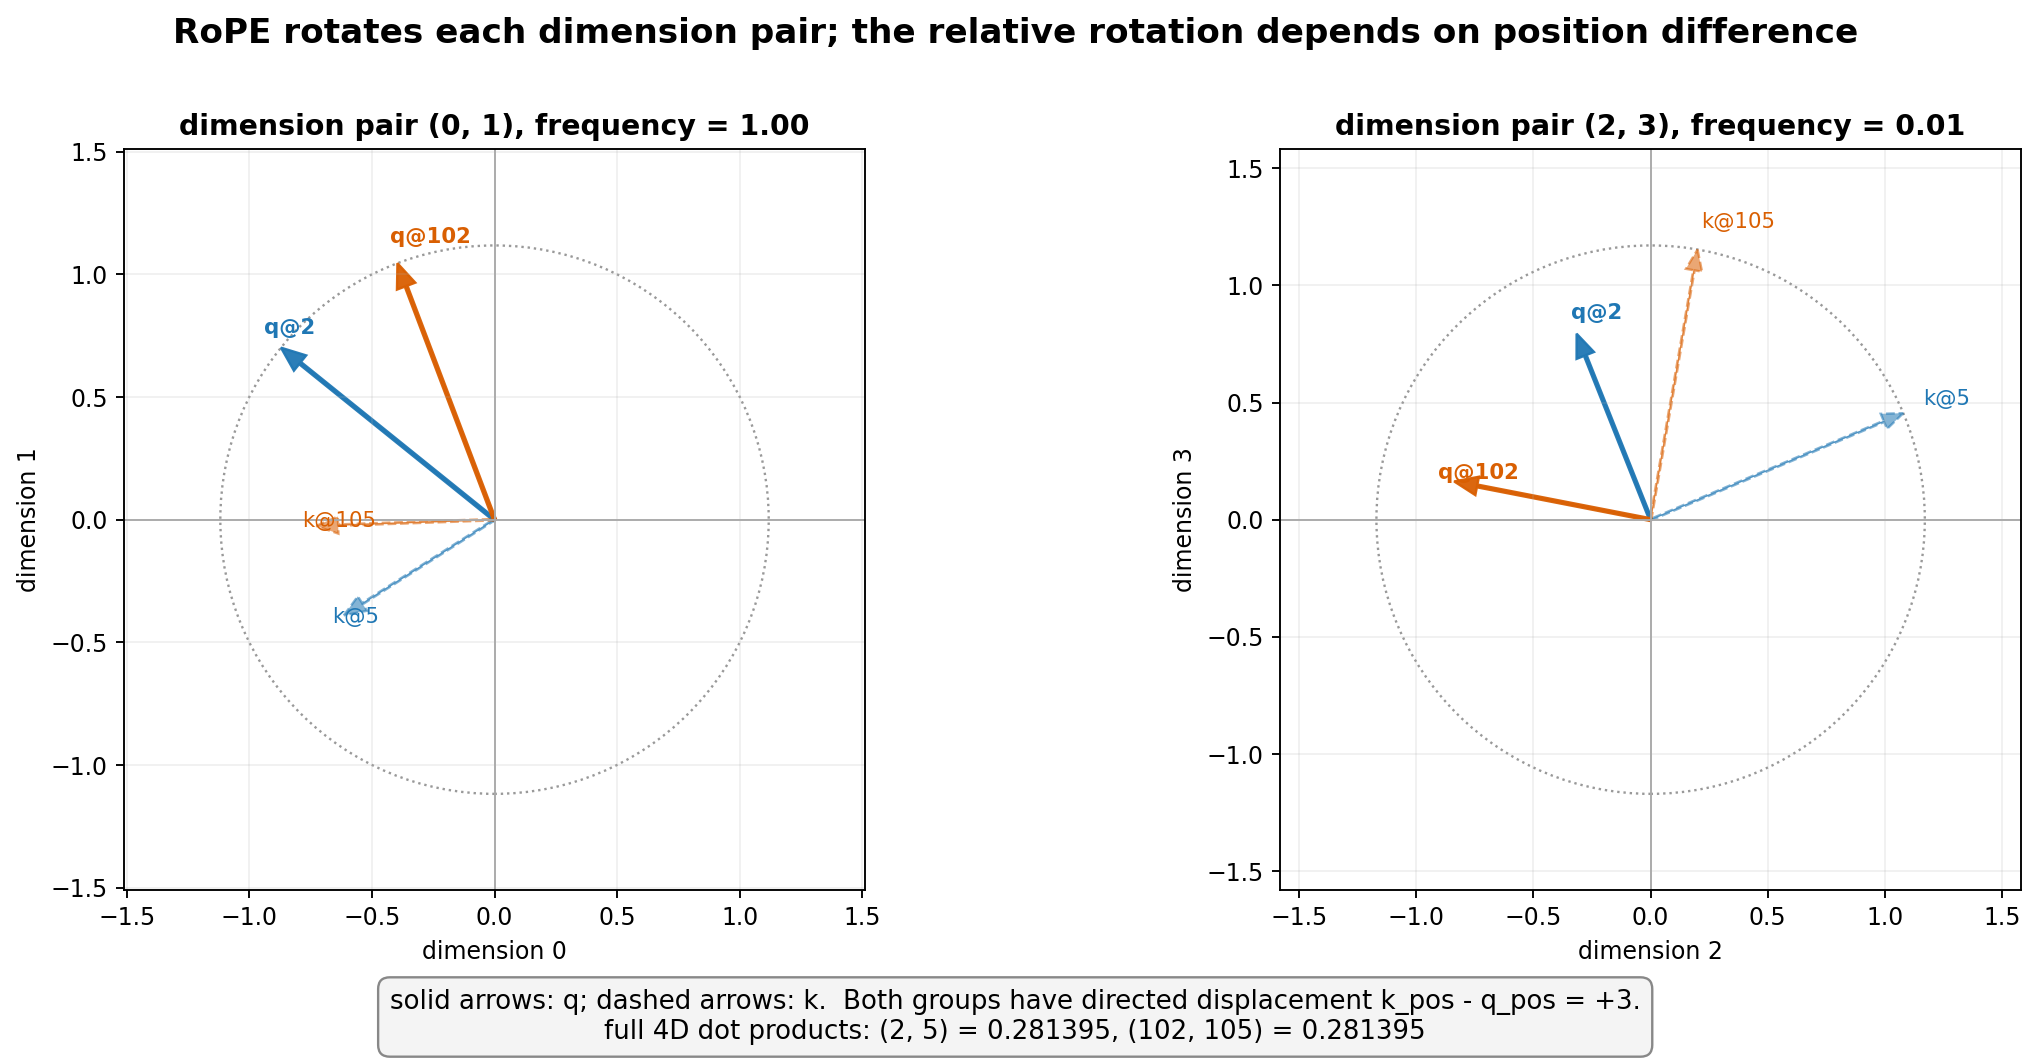

Write Python code to recreate this figure.
#!/usr/bin/env python3
"""生成 12.1 节的 RoPE 二维旋转与相对位置图。"""
from pathlib import Path

import matplotlib
matplotlib.use("Agg")
import matplotlib.pyplot as plt
import numpy as np

q = np.array([1.0, 0.5, -0.3, 0.8])
k = np.array([0.2, -0.7, 1.1, 0.4])
frequencies = np.array([1.0, 0.01])
positions = [(2, 5, "shift 0", "#1F77B4"), (102, 105, "shift +100", "#D95F02")]


def rotate(pair, angle):
    matrix = np.array([[np.cos(angle), -np.sin(angle)], [np.sin(angle), np.cos(angle)]])
    return matrix @ pair


def rope(vector, position):
    result = vector.copy()
    for pair_index, frequency in enumerate(frequencies):
        start = 2 * pair_index
        result[start:start + 2] = rotate(vector[start:start + 2], position * frequency)
    return result

q2, k5 = rope(q, 2), rope(k, 5)
q102, k105 = rope(q, 102), rope(k, 105)
dot_2_5 = q2 @ k5
dot_102_105 = q102 @ k105

fig, axes = plt.subplots(1, 2, figsize=(13.5, 6.5), dpi=170)
fig.subplots_adjust(left=0.07, right=0.98, top=0.86, bottom=0.19, wspace=0.24)
for pair_index, axis in enumerate(axes):
    start = 2 * pair_index
    max_radius = max(np.linalg.norm(q[start:start + 2]), np.linalg.norm(k[start:start + 2])) * 1.35
    circle = plt.Circle((0, 0), max_radius / 1.35, fill=False, linestyle=":", color="#999999")
    axis.add_patch(circle)
    for q_pos, k_pos, label, color in positions:
        q_rot = rope(q, q_pos)[start:start + 2]
        k_rot = rope(k, k_pos)[start:start + 2]
        axis.arrow(0, 0, q_rot[0], q_rot[1], width=0.012, head_width=0.08, head_length=0.10,
                   length_includes_head=True, color=color, alpha=0.95)
        axis.arrow(0, 0, k_rot[0], k_rot[1], width=0.006, head_width=0.07, head_length=0.09,
                   length_includes_head=True, color=color, alpha=0.55, linestyle="--")
        axis.text(q_rot[0] * 1.08, q_rot[1] * 1.08, f"q@{q_pos}", color=color, fontsize=9, weight="bold")
        axis.text(k_rot[0] * 1.08, k_rot[1] * 1.08, f"k@{k_pos}", color=color, fontsize=9)
    axis.axhline(0, color="#AAAAAA", linewidth=0.8)
    axis.axvline(0, color="#AAAAAA", linewidth=0.8)
    axis.set_xlim(-max_radius, max_radius)
    axis.set_ylim(-max_radius, max_radius)
    axis.set_aspect("equal")
    axis.grid(alpha=0.18)
    axis.set_title(f"dimension pair ({start}, {start + 1}), frequency = {frequencies[pair_index]:.2f}", weight="bold")
    axis.set_xlabel(f"dimension {start}")
    axis.set_ylabel(f"dimension {start + 1}")

fig.text(0.5, 0.055,
         "solid arrows: q; dashed arrows: k.  Both groups have directed displacement k_pos - q_pos = +3.\n"
         f"full 4D dot products: (2, 5) = {dot_2_5:.6f}, (102, 105) = {dot_102_105:.6f}",
         ha="center", fontsize=11,
         bbox={"boxstyle": "round,pad=0.45", "facecolor": "#F4F4F4", "edgecolor": "#888888"})
fig.suptitle("RoPE rotates each dimension pair; the relative rotation depends on position difference", fontsize=14.5, weight="bold")
output = Path(__file__).resolve().parent / "rope_rotation_geometry.png"
fig.savefig(output, bbox_inches="tight")
print(f"saved to {output}")
